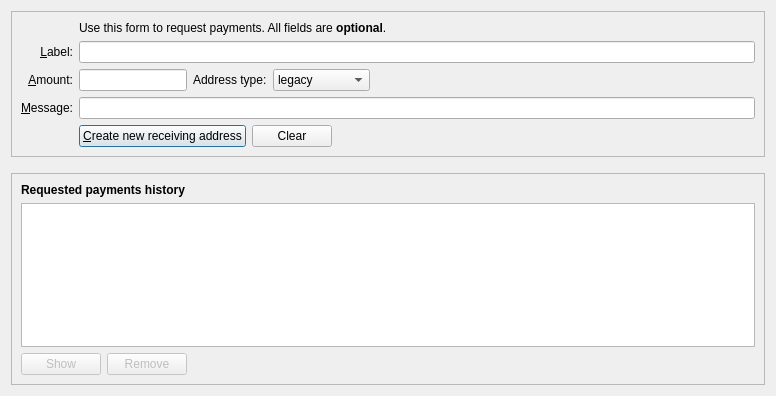
<?xml version="1.0" encoding="UTF-8"?>
<ui version="4.0">
 <class>ReceiveCoinsDialog</class>
 <widget class="QDialog" name="ReceiveCoinsDialog">
  <property name="geometry">
   <rect>
    <x>0</x>
    <y>0</y>
    <width>776</width>
    <height>396</height>
   </rect>
  </property>
  <layout class="QVBoxLayout" name="verticalLayout" stretch="0,0,1">
   <item>
    <widget class="QFrame" name="frame2">
     <property name="sizePolicy">
      <sizepolicy hsizetype="Preferred" vsizetype="Expanding">
       <horstretch>0</horstretch>
       <verstretch>0</verstretch>
      </sizepolicy>
     </property>
     <property name="frameShape">
      <enum>QFrame::StyledPanel</enum>
     </property>
     <property name="frameShadow">
      <enum>QFrame::Sunken</enum>
     </property>
     <layout class="QVBoxLayout" name="verticalLayout_3">
      <item>
       <layout class="QGridLayout" name="gridLayout">
        <item row="5" column="0">
         <widget class="QLabel" name="label">
          <property name="toolTip">
           <string>An optional amount to request. Leave this empty or zero to not request a specific amount.</string>
          </property>
          <property name="text">
           <string>&amp;Amount:</string>
          </property>
          <property name="alignment">
           <set>Qt::AlignRight|Qt::AlignTrailing|Qt::AlignVCenter</set>
          </property>
          <property name="buddy">
           <cstring>reqAmount</cstring>
          </property>
         </widget>
        </item>
        <item row="6" column="0">
         <widget class="QLabel" name="label_3">
          <property name="toolTip">
           <string>An optional message to attach to the payment request, which will be displayed when the request is opened. Note: The message will not be sent with the payment over the Palladium network.</string>
          </property>
          <property name="text">
           <string>&amp;Message:</string>
          </property>
          <property name="alignment">
           <set>Qt::AlignRight|Qt::AlignTrailing|Qt::AlignVCenter</set>
          </property>
          <property name="buddy">
           <cstring>reqMessage</cstring>
          </property>
         </widget>
        </item>
        <item row="4" column="2">
         <widget class="QLineEdit" name="reqLabel">
          <property name="toolTip">
           <string>An optional label to associate with the new receiving address (used by you to identify an invoice).  It is also attached to the payment request.</string>
          </property>
         </widget>
        </item>
        <item row="2" column="2">
         <widget class="QLabel" name="label_5">
          <property name="text">
           <string>Use this form to request payments. All fields are &lt;b&gt;optional&lt;/b&gt;.</string>
          </property>
         </widget>
        </item>
        <item row="4" column="0">
         <widget class="QLabel" name="label_2">
          <property name="toolTip">
           <string>An optional label to associate with the new receiving address.</string>
          </property>
          <property name="text">
           <string>&amp;Label:</string>
          </property>
          <property name="alignment">
           <set>Qt::AlignRight|Qt::AlignTrailing|Qt::AlignVCenter</set>
          </property>
          <property name="buddy">
           <cstring>reqLabel</cstring>
          </property>
         </widget>
        </item>
        <item row="6" column="2">
         <widget class="QLineEdit" name="reqMessage">
          <property name="toolTip">
           <string>An optional message that is attached to the payment request and may be displayed to the sender.</string>
          </property>
         </widget>
        </item>
        <item row="7" column="2">
         <layout class="QHBoxLayout" name="horizontalLayout">
          <item>
           <widget class="QPushButton" name="receiveButton">
            <property name="minimumSize">
             <size>
              <width>150</width>
              <height>0</height>
             </size>
            </property>
            <property name="text">
             <string>&amp;Create new receiving address</string>
            </property>
            <property name="icon">
             <iconset resource="../palladium.qrc">
              <normaloff>:/icons/receiving_addresses</normaloff>:/icons/receiving_addresses</iconset>
            </property>
           </widget>
          </item>
          <item>
           <widget class="QPushButton" name="clearButton">
            <property name="sizePolicy">
             <sizepolicy hsizetype="Minimum" vsizetype="Fixed">
              <horstretch>0</horstretch>
              <verstretch>0</verstretch>
             </sizepolicy>
            </property>
            <property name="toolTip">
             <string>Clear all fields of the form.</string>
            </property>
            <property name="text">
             <string>Clear</string>
            </property>
            <property name="icon">
             <iconset resource="../palladium.qrc">
              <normaloff>:/icons/remove</normaloff>:/icons/remove</iconset>
            </property>
            <property name="autoDefault">
             <bool>false</bool>
            </property>
           </widget>
          </item>
          <item>
           <spacer name="horizontalSpacer">
            <property name="orientation">
             <enum>Qt::Horizontal</enum>
            </property>
            <property name="sizeHint" stdset="0">
             <size>
              <width>40</width>
              <height>20</height>
             </size>
            </property>
           </spacer>
          </item>
         </layout>
        </item>
        <item row="7" column="0">
         <widget class="QLabel" name="label_7">
          <property name="text">
           <string/>
          </property>
         </widget>
        </item>
        <item row="5" column="2">
         <layout class="QHBoxLayout" name="horizontalLayout_6">
          <item>
           <widget class="PalladiumAmountField" name="reqAmount">
            <property name="sizePolicy">
             <sizepolicy hsizetype="Fixed" vsizetype="Fixed">
              <horstretch>0</horstretch>
              <verstretch>0</verstretch>
             </sizepolicy>
            </property>
            <property name="minimumSize">
             <size>
              <width>80</width>
              <height>0</height>
             </size>
            </property>
            <property name="maximumSize">
             <size>
              <width>1000</width>
              <height>100</height>
             </size>
            </property>
            <property name="toolTip">
             <string>An optional amount to request. Leave this empty or zero to not request a specific amount.</string>
            </property>
           </widget>
          </item>
          <item>
           <widget class="QLabel" name="addressTypeLabel">
            <property name="text">
             <string>Address type:</string>
            </property>
            <property name="buddy">
             <cstring>addressType</cstring>
            </property>
           </widget>
          </item>
          <item>
           <widget class="QComboBox" name="addressType">
            <property name="toolTip">
             <string>Select the address type to generate for this payment request.</string>
            </property>
            <item>
             <property name="text">
              <string>legacy</string>
             </property>
            </item>
            <item>
             <property name="text">
              <string>p2sh-segwit</string>
             </property>
            </item>
            <item>
             <property name="text">
              <string>segwit</string>
             </property>
            </item>
            <item>
             <property name="text">
              <string>taproot</string>
             </property>
            </item>
           </widget>
          </item>
          <item>
           <spacer name="horizontalSpacer_3">
            <property name="orientation">
             <enum>Qt::Horizontal</enum>
            </property>
            <property name="sizeHint" stdset="0">
             <size>
              <width>0</width>
              <height>0</height>
             </size>
            </property>
           </spacer>
          </item>
         </layout>
        </item>
       </layout>
      </item>
     </layout>
    </widget>
   </item>
   <item>
    <spacer name="verticalSpacer_2">
     <property name="orientation">
      <enum>Qt::Vertical</enum>
     </property>
     <property name="sizeHint" stdset="0">
      <size>
       <width>20</width>
       <height>10</height>
      </size>
     </property>
    </spacer>
   </item>
   <item>
    <widget class="QFrame" name="frame">
     <property name="sizePolicy">
      <sizepolicy hsizetype="Preferred" vsizetype="Expanding">
       <horstretch>0</horstretch>
       <verstretch>0</verstretch>
      </sizepolicy>
     </property>
     <property name="frameShape">
      <enum>QFrame::StyledPanel</enum>
     </property>
     <property name="frameShadow">
      <enum>QFrame::Raised</enum>
     </property>
     <layout class="QVBoxLayout" name="verticalLayout_2">
      <item>
       <widget class="QLabel" name="label_6">
        <property name="font">
         <font>
          <weight>75</weight>
          <bold>true</bold>
         </font>
        </property>
        <property name="text">
         <string>Requested payments history</string>
        </property>
       </widget>
      </item>
      <item>
       <widget class="QTableView" name="recentRequestsView">
        <property name="contextMenuPolicy">
         <enum>Qt::CustomContextMenu</enum>
        </property>
        <property name="tabKeyNavigation">
         <bool>false</bool>
        </property>
        <property name="sortingEnabled">
         <bool>true</bool>
        </property>
       </widget>
      </item>
      <item>
       <layout class="QHBoxLayout" name="horizontalLayout_2">
        <item>
         <widget class="QPushButton" name="showRequestButton">
          <property name="enabled">
           <bool>false</bool>
          </property>
          <property name="toolTip">
           <string>Show the selected request (does the same as double clicking an entry)</string>
          </property>
          <property name="text">
           <string>Show</string>
          </property>
          <property name="icon">
           <iconset resource="../palladium.qrc">
            <normaloff>:/icons/edit</normaloff>:/icons/edit</iconset>
          </property>
          <property name="autoDefault">
           <bool>false</bool>
          </property>
         </widget>
        </item>
        <item>
         <widget class="QPushButton" name="removeRequestButton">
          <property name="enabled">
           <bool>false</bool>
          </property>
          <property name="toolTip">
           <string>Remove the selected entries from the list</string>
          </property>
          <property name="text">
           <string>Remove</string>
          </property>
          <property name="icon">
           <iconset resource="../palladium.qrc">
            <normaloff>:/icons/remove</normaloff>:/icons/remove</iconset>
          </property>
          <property name="autoDefault">
           <bool>false</bool>
          </property>
         </widget>
        </item>
        <item>
         <spacer name="horizontalSpacer_2">
          <property name="orientation">
           <enum>Qt::Horizontal</enum>
          </property>
          <property name="sizeHint" stdset="0">
           <size>
            <width>40</width>
            <height>20</height>
           </size>
          </property>
         </spacer>
        </item>
       </layout>
      </item>
     </layout>
    </widget>
   </item>
  </layout>
 </widget>
 <customwidgets>
  <customwidget>
   <class>PalladiumAmountField</class>
   <extends>QLineEdit</extends>
   <header>qt/palladiumamountfield.h</header>
   <container>1</container>
  </customwidget>
 </customwidgets>
 <tabstops>
  <tabstop>reqLabel</tabstop>
  <tabstop>reqAmount</tabstop>
  <tabstop>addressType</tabstop>
  <tabstop>reqMessage</tabstop>
  <tabstop>receiveButton</tabstop>
  <tabstop>clearButton</tabstop>
  <tabstop>recentRequestsView</tabstop>
  <tabstop>showRequestButton</tabstop>
  <tabstop>removeRequestButton</tabstop>
 </tabstops>
 <resources>
  <include location="../palladium.qrc"/>
 </resources>
 <connections/>
</ui>
